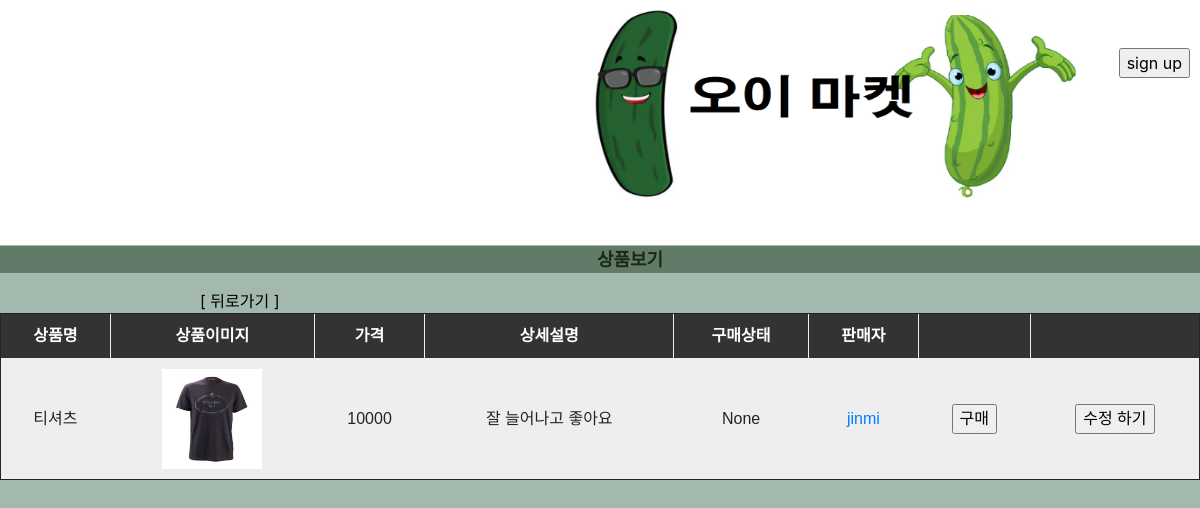
Before: /product_detail/4 with the older database file.
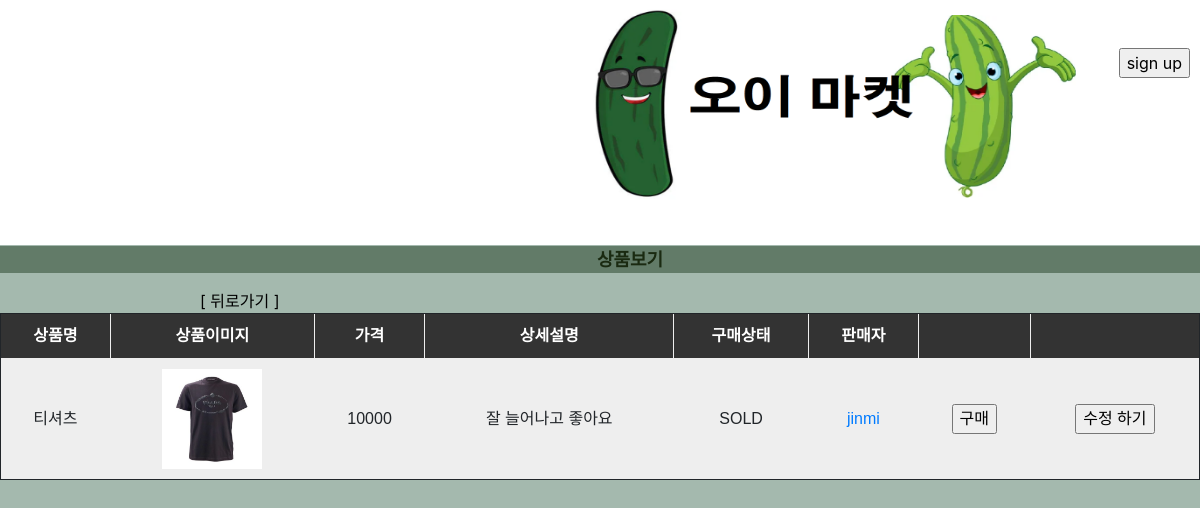
After: the same page with the newer database file.
### app.py (models this page shows, shortened)
class PRODUCT(db.Model):
    productCode = db.Column(db.Integer, primary_key=True, unique=True, autoincrement=True)
    productName = db.Column(db.String(200))
    productPicture = db.Column(db.String(200))
    productPrice = db.Column(db.Integer)
    productInfo = db.Column(db.Text)
    productState = db.Column(db.String(50))
    productSeller = db.Column(db.String(200))

### app.py (the view)
@app.route('/product_detail/<productCode>', methods=['GET', 'POST'])
def product_detail(productCode):
    update_product = PRODUCT.query.filter_by(productCode=productCode).first()
    return render_template('product_detail.html', product=update_product)

### templates/product_detail.html (shortened to what this page needs)
<!DOCTYPE html>
<html lang="en">
<head>
    <link rel="stylesheet" href="https://maxcdn.bootstrapcdn.com/bootstrap/4.0.0/css/bootstrap.min.css">
    <link rel="stylesheet" href="{{ url_for('static', filename = 'index.css') }}">
</head>
<body>
        <header>
            <a href='{{ url_for('index') }}'>
                    <img class='logo' src="{{ url_for('static', filename = 'logo.png') }}" style="width:500px; height:200px">
                </a>
                <br><br>
            {%if 'userID' not in session%}
            <div class='sign_btn'>
                <input type='button' value='sign up' class='button' onclick="location.href='{{url_for('add_user')}}'">
            </div>
            {%else%}
            <div>
                <div class='user_profile'>Welcome! <b>{{session['userID']}}</b>님</div>
                <input class='logout'type='button' value='log out' onclick="location.href='{{url_for('log_out')}}'">
            {%endif%}
        </header>
            <br><br><br><br>
        <nav>
            <ul class='category'>
                <li class='menu'><a id='menu_font' href="{{ url_for('show_product') }}" style = "color:rgb(26, 42, 17)">상품보기</a></li>
            </ul>
        </nav>
        <a href="{{ url_for('show_product') }}" style="margin-left: 200px; color: black;">[ 뒤로가기 ]</a>
        <table border="1">
            <thead>
                <tr>
                    <th>상품명</th>
                    <th>상품이미지</th>
                    <th>가격</th>
                    <th>상세설명</th>
                    <th>구매상태</th>
                    <th>판매자</th>
                    <th>   </th>
                    <th>   </th>
                </tr>
            </thead>
            <tbody>
                <tr>
                    <td>{{ product.productName }}</td>
                    <td><img src="{{ url_for('static', filename = '/uploads/' + product.productPicture) }}"></td>
                    <td>{{ product.productPrice }}</td>
                    <td>{{ product.productInfo }}</td>
                    <td id="state">{{ product.productState }}</td>
                    <td><a href="{{ url_for('profile', productSeller = product.productSeller) }}">{{ product.productSeller }}</a></td>
                    <td><a href="{{ url_for('buy', productCode = product.productCode) }}"><input type="button" id="btnBuy" value="구매"></a></td>
                    <td>
                        <form action="{{ url_for('edit_product', productCode=product.productCode) }}" method='POST'>
                            <input type='submit' value='수정 하기' class='soldOutBtn'>
                        </form>
                    </td>
                </tr>
            </tbody>
        </table>
</body>
</html>

Changed rows visible on the page:
changed PRODUCT "티셔츠": productState "None" → "SOLD"
